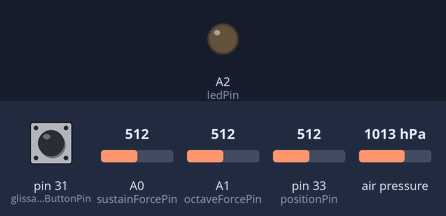
Recording of a sketch running on a simulated Teensy 4. On the bench: output pins drawn as LEDs (lit = HIGH). The test bench sets the inputs (shaded band); at power-on: pin 31 (glissandoButtonPin) HIGH, A0 (sustainForcePin) = 512, A1 (octaveForcePin) = 512, pin 33 (positionPin) = 512, air pressure 1013 hPa. What the sketch prints to the serial monitor is not drawn.

Above: at 1.2 s.
1.3 s: pin 31 (glissandoButtonPin) pulled LOW for 0.15 s
At 2.2 s:
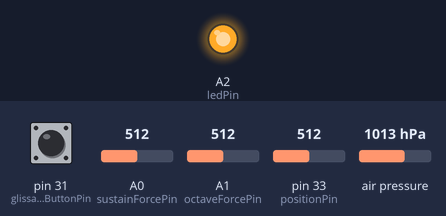
2.9 s: pin 31 (glissandoButtonPin) pulled LOW for 1 s
At 4.4 s:
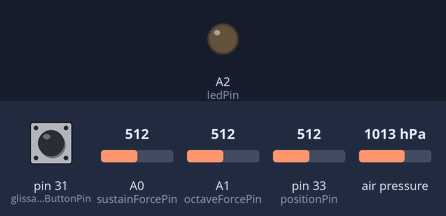
5.4 s: pin 31 (glissandoButtonPin) pulled LOW for 3.2 s
At 6.4 s:
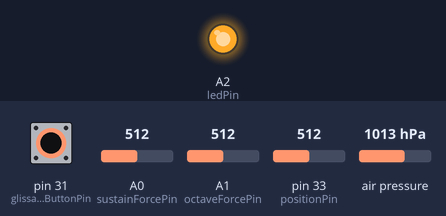
Timing chart, 0 to 8.4 s (numbered marks = the images above; inputs shaded):
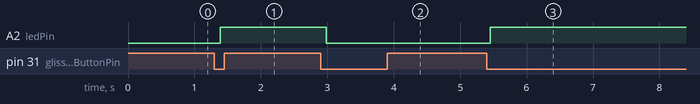

The sketch:

TRMBN-demo.ino
```cpp
#include <Bounce.h>
#include <SPI.h>
#include <Adafruit_Sensor.h>
#include <Adafruit_BMP280.h>

#define BMP_SCK 9
#define BMP_MISO 10
#define BMP_MOSI 11
#define BMP_CS 12

// MIDI
const int midiChan = 1;
const int velCtrl = 7;
const int modCtrl = 1;
const int midiValMin = 0;
const int midiValMax = 127;

// Position Sensor
const int positionPin = 33;
const int positionMax = 1023;
const int positionMin = 0;
const int noteMin = 35;
const int noteMax = 47;

// Force Sensor
const int fsrMin = 0;
const int fsrMax = 1000;
const int sustainForcePin = 14;
const int octaveForcePin = 15;
const int minForcePinReading = 10;

// Pressure Sensor
Adafruit_BMP280 bmp(BMP_CS, BMP_MOSI, BMP_MISO,  BMP_SCK);
const float minPressureDiff = 100;
const float pressureRange = 200;

// Glissando Mode
const int glissandoButtonPin = 31;
Bounce glissandoModeButton = Bounce(glissandoButtonPin, 10);  // 10 ms debounce
bool glissandoModeOn = true;

// Pitch Bend
const int pitchBendMin = 6144;
const int pitchBendDefault = 8192;
const int pitchBendMax = 10240;
const int notePositions[15] = {0, 73, 146, 219, 292, 365, 438, 512, 585, 658, 731, 804, 877, 950, 1023};
const float positionStep = 1023/28.0;
/*
73, 146, 219, 292, 365, 438, 512, 585, 658, 731, 804, 877, 950, 1023
37, 110, 183, 256, 329, 402, 475, 548, 621, 694, 767, 840, 913, 986
*/

//LED
const int ledPin = 16;

// State Variables
bool isInitPressureRead = false;
float minPressure = 0;
float maxPressure = 0;
bool isNoteOn = false;
bool isSustainOn = false;
bool isOctaveOn = false;
int prevNote = noteMin;
int prevVel = 0;
int velocity = 0;
int rawPosition = 0;
int note = 0;
int sustainForce = 0;
int octaveForce = 0;
float rawPressure = 0;
int bend = pitchBendDefault;

void setup() {
  Serial.begin(9600);
  pinMode(glissandoButtonPin, INPUT_PULLUP);
  pinMode(ledPin, OUTPUT);
  if (!bmp.begin()) {
    Serial.println("Couldnt find BMP280");
    while(1);
  }
}

void loop() {
  rawPosition = analogRead(positionPin);
  if (rawPosition < 30) {
    note = prevNote;
    bend = pitchBendDefault;
  } else if (rawPosition >= 30 && rawPosition < 73) {
    note = noteMin;
    if (isOctaveOn) {
      note = note + 12;
    }
    bend = pitchBendDefault;
  } else if (rawPosition >= 73 && rawPosition <= 950) {
    note = map(rawPosition, positionMin, positionMax, noteMin, noteMax);
    if (isOctaveOn) {
      note = note + 12;
    }
    int ceilThing = round(ceil(rawPosition/positionStep)*positionStep);
    int floorThing = round(floor(rawPosition/positionStep)*positionStep);
    int mid = 0;
    if (isBendDown(ceilThing)) {
      mid = ceilThing;
    } else {
      mid = floorThing;
    }
    bend = map(rawPosition, round(mid - positionStep), round(mid + positionStep), pitchBendMin, pitchBendMax);
  } else if (rawPosition > 950) {
    note = noteMax;
    if (isOctaveOn) {
      note = note + 12;
    }
    bend = pitchBendDefault;
  }
  Serial.print("Note = "); Serial.println(note);
  Serial.print("Bend = "); Serial.println(bend);
  Serial.print("RawPosition = "); Serial.println(rawPosition);
  sustainForce = map(analogRead(sustainForcePin), fsrMin, fsrMax, midiValMin, midiValMax);
  if (sustainForce > minForcePinReading) {
    isSustainOn = true;
  } else {
    isSustainOn = false;
  }
  Serial.print("sustainForce = "); Serial.println(sustainForce);
  Serial.print("octaveForce = "); Serial.println(octaveForce);
  octaveForce = map(analogRead(octaveForcePin), fsrMin, fsrMax, midiValMin, midiValMax);
  if (octaveForce >= minForcePinReading && !isOctaveOn) {
    isOctaveOn = true;
    note = note + 12;
  } else if (octaveForce < minForcePinReading && isOctaveOn) {
    isOctaveOn = false;
    note = note - 12;
  }
  if (!isInitPressureRead) {
    isInitPressureRead = true;
    float initialPressure = bmp.readPressure();
    minPressure = initialPressure + minPressureDiff;
    maxPressure = minPressure + pressureRange;
  }
  if (glissandoModeButton.update() && glissandoModeButton.fallingEdge()) {
    glissandoModeOn = !glissandoModeOn;
    if (glissandoModeOn) {
      digitalWrite(ledPin, LOW);
    } else {
      digitalWrite(ledPin, HIGH);
    }

  }
  Serial.print("gliss = "); Serial.println(glissandoModeOn);
  if (!isSustainOn) {
    rawPressure = bmp.readPressure();//baro.getPressure();
    velocity = map(rawPressure, minPressure, maxPressure, midiValMin, midiValMax);
  }
  Serial.print("Raw Pressure = "); Serial.println(rawPressure);
  Serial.print("Velocity = "); Serial.println(velocity);
  Serial.print("isSustainOn = "); Serial.println(isSustainOn);
  Serial.print("isOctaveOn = "); Serial.println(isOctaveOn);
  Serial.print("isNoteOn = "); Serial.println(isNoteOn);
  if (isNoteOn) {
    if (note != prevNote) {
      Serial.println("note != prevNote && rawPosition >= 73");
      usbMIDI.sendNoteOff(prevNote, 0, midiChan);
      usbMIDI.sendNoteOn(note, midiValMax, midiChan);
    }
    if (glissandoModeOn) {
      usbMIDI.sendPitchBend(bend, midiChan);
    }
    if (velocity > midiValMax) {
      Serial.println("test");
      usbMIDI.sendControlChange(velCtrl, midiValMax, midiChan);
    } else if (velocity > 0) {
      usbMIDI.sendControlChange(velCtrl, velocity, midiChan);
    } else if (velocity <= 0 && !isSustainOn) {
      usbMIDI.sendNoteOff(note, 0, midiChan);
      isNoteOn = false;
    }
  } else {
    if (velocity > midiValMax) {
      Serial.println("velocity > midiValMax");
      usbMIDI.sendNoteOn(note, midiValMax, midiChan);
      isNoteOn = true;
    } else if (velocity > 0) {
      usbMIDI.sendNoteOn(note, velocity, midiChan);
      isNoteOn = true;
      Serial.println("velocity > 0");
    }
  }
  Serial.println();
  prevNote = note;
  prevVel = velocity;
  delay(50);
}

bool isBendDown(int pos) {
  for (int i = 0; i < 15; i++) {
    if (notePositions[i] == pos) {
      return true;
    }
  }
  return false;
}
```

Measured:
- after the input at 1.3 s, A2 (ledPin): LOW → HIGH after 0.09 s
- after the input at 2.9 s, A2 (ledPin): HIGH → LOW after 0.09 s
- after the input at 5.4 s, A2 (ledPin): LOW → HIGH after 0.06 s
